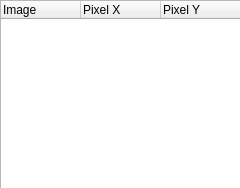
<?xml version="1.0" encoding="UTF-8"?>
<ui version="4.0">
 <class>DisplayLegendsDialog</class>
 <widget class="QDialog" name="DisplayLegendsDialog">
  <property name="geometry">
   <rect>
    <x>0</x>
    <y>0</y>
    <width>240</width>
    <height>188</height>
   </rect>
  </property>
  <property name="windowTitle">
   <string>Display Legends</string>
  </property>
  <widget class="QTreeWidget" name="plotLegends">
   <property name="geometry">
    <rect>
     <x>0</x>
     <y>0</y>
     <width>311</width>
     <height>191</height>
    </rect>
   </property>
   <property name="indentation">
    <number>12</number>
   </property>
   <property name="columnCount">
    <number>3</number>
   </property>
   <attribute name="headerDefaultSectionSize">
    <number>80</number>
   </attribute>
   <attribute name="headerMinimumSectionSize">
    <number>20</number>
   </attribute>
   <attribute name="headerStretchLastSection">
    <bool>false</bool>
   </attribute>
   <column>
    <property name="text">
     <string notr="true">Image</string>
    </property>
   </column>
   <column>
    <property name="text">
     <string notr="true">Pixel X</string>
    </property>
   </column>
   <column>
    <property name="text">
     <string notr="true">Pixel Y</string>
    </property>
   </column>
  </widget>
 </widget>
 <resources/>
 <connections/>
</ui>
